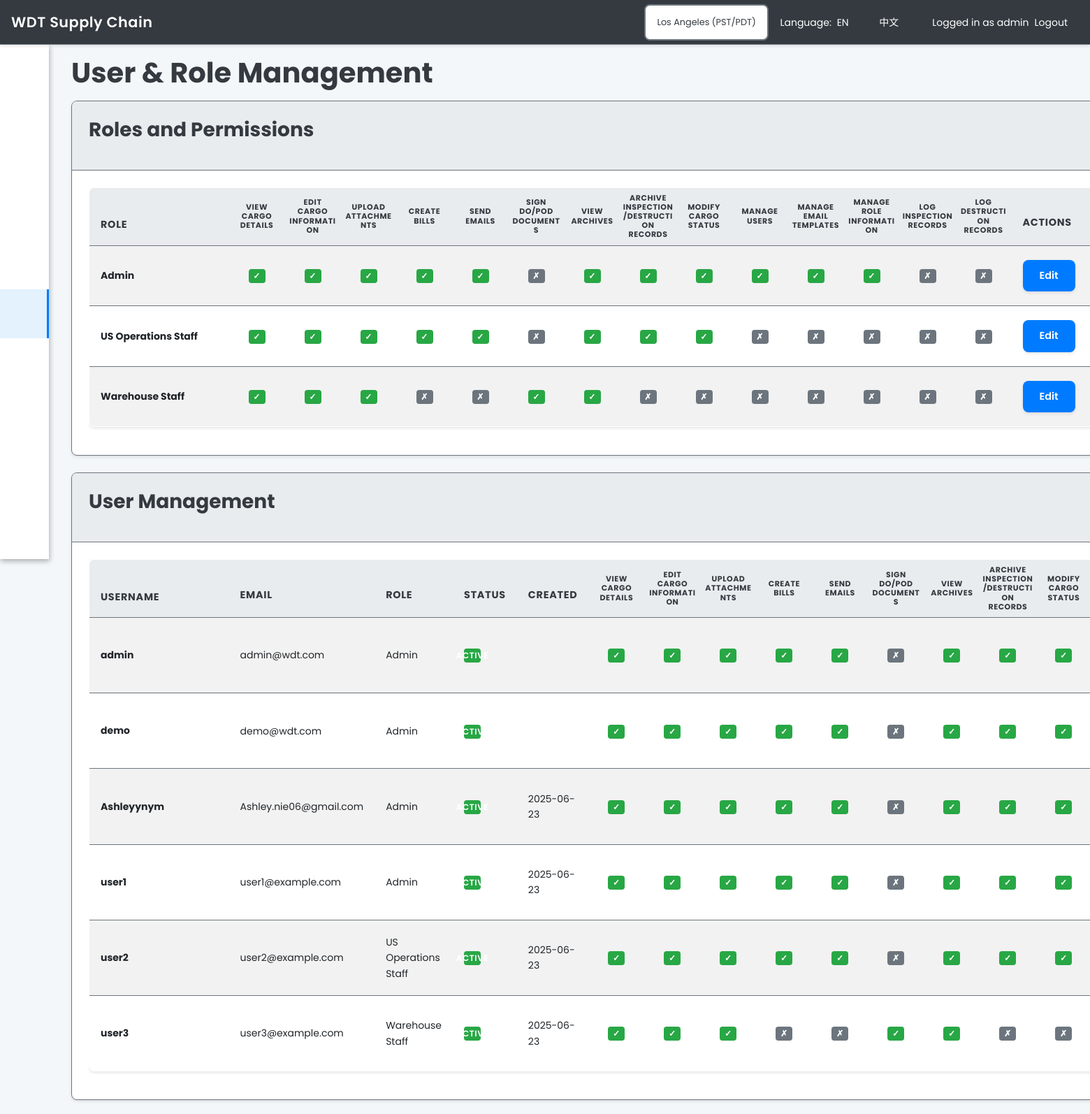
Screenshot of /users/user-management (signed in) with the database file from the repository.
### models_new.py (models this page shows, shortened)
class User(UserMixin, db.Model):
    __tablename__ = "user"
    id             = db.Column(db.Integer, primary_key=True)
    username       = db.Column(db.String(64), unique=True, nullable=False)
    email          = db.Column(db.String(120), unique=True, nullable=False)
    password_hash  = db.Column(db.String(128), nullable=False)
    role_id        = db.Column(db.Integer, db.ForeignKey('role.id'))
    created_at     = db.Column(db.DateTime, default=datetime.utcnow)
    is_active      = db.Column(db.Boolean, default=True)
    assigned_cargos = db.relationship(
        'Cargo',
        secondary=responsible_association,
        back_populates='responsibles'
    )
    user_overrides = db.relationship('UserOverride', backref='user', lazy='dynamic')
    def has_permission(self, permission):
        if self.role and self.role.has_permission(permission):
            return True
        override = self.user_overrides.join(Feature).filter_by(key=permission).first()
        if override:
            return override.granted
        return False

class Role(db.Model):
    __tablename__ = "role"
    id          = db.Column(db.Integer, primary_key=True)
    name        = db.Column(db.String(64), unique=True, nullable=False)
    description = db.Column(db.String(200))
    permissions = db.Column(db.Text)  # JSON string of permissions
    features = db.relationship('Feature', secondary='role_features', backref='roles')
    users    = db.relationship('User', backref='role', lazy=True)
    def has_permission(self, permission):
        if not self.permissions:
            return False
        try:
            perms = json.loads(self.permissions)
            return permission in perms
        except Exception:
            return False

### routes/users.py (the view)
@bp.route('/user-management')
@login_required
def user_management():
    if not current_user.has_permission('manage_users'):
        flash(_('You do not have permission to access this page.'), 'error')
        return redirect(url_for('dashboard.dashboard_home'))
    roles = Role.query.all()
    users = User.query.all()
    from models import PERMISSIONS
    all_permissions = list(PERMISSIONS.keys())
    return render_template('user_management.html',
                         roles=roles,
                         users=users,
                         all_permissions=all_permissions,
                         permissions=PERMISSIONS)

### templates/user_management.html (shortened to what this page needs)
{% extends "layout.html" %}
{% block content %}
<h1>{{ _('User & Role Management') }}</h1>
<div class="card mb-4">
    <div class="card-header">
        <h3>{{ _('Roles and Permissions') }}</h3>
    </div>
    <div class="card-body">
        <div class="table-responsive">
            <table class="table table-bordered table-striped">
                <thead>
                    <tr>
                        <th>{{ _('Role') }}</th>
                        {% for permission in all_permissions %}
                        <th class="text-center">{{ permissions[permission] }}</th>
                        {% endfor %}
                        <th>{{ _('Actions') }}</th>
                    </tr>
                </thead>
                <tbody>
                    {% for role in roles %}
                    <tr>
                        <td><strong>{{ role.name }}</strong></td>
                        {% for permission in all_permissions %}
                        <td class="text-center">
                            {% set role_permissions = role.permissions|from_json if role.permissions else [] %}
                            {% if permission in role_permissions %}
                            <span class="badge bg-success">✓</span>
                            {% else %}
                            <span class="badge bg-secondary">✗</span>
                            {% endif %}
                        </td>
                        {% endfor %}
                        <td>
                            <button class="btn btn-sm btn-primary" onclick="editRolePermissions({{ role.id }}, '{{ role.name }}', {{ role.permissions|from_json if role.permissions else '[]' }})">
                                {{ _('Edit') }}
                            </button>
                        </td>
                    </tr>
                    {% endfor %}
                </tbody>
            </table>
        </div>
    </div>
</div>
<div class="card">
    <div class="card-header">
        <h3>{{ _('User Management') }}</h3>
    </div>
    <div class="card-body">
        <div class="table-responsive">
            <table class="table table-bordered table-striped">
                <thead>
                    <tr>
                        <th>{{ _('Username') }}</th>
                        <th>{{ _('Email') }}</th>
                        <th>{{ _('Role') }}</th>
                        <th>{{ _('Status') }}</th>
                        <th>{{ _('Created') }}</th>
                        {% for permission in all_permissions %}
                        <th class="text-center">{{ permissions[permission] }}</th>
                        {% endfor %}
                    </tr>
                </thead>
                <tbody>
                    {% for user in users %}
                    <tr>
                        <td><strong>{{ user.username }}</strong></td>
                        <td>{{ user.email }}</td>
                        <td>{{ user.role.name if user.role else 'No Role' }}</td>
                        <td>
                            {% if user.is_active %}
                            <span class="badge bg-success">{{ _('Active') }}</span>
                            {% else %}
                            <span class="badge bg-danger">{{ _('Inactive') }}</span>
                            {% endif %}
                        </td>
                        <td>{{ user.created_at.strftime('%Y-%m-%d') if user.created_at else '' }}</td>
                        {% for permission in all_permissions %}
                        <td class="text-center">
                            {% if user.has_permission(permission) %}
                            <span class="badge bg-success">✓</span>
                            {% else %}
                            <span class="badge bg-secondary">✗</span>
                            {% endif %}
                        </td>
                        {% endfor %}
                    </tr>
                    {% endfor %}
                </tbody>
            </table>
        </div>
    </div>
</div>
{% endblock %}

### templates/layout.html (shortened to what this page needs)
<!DOCTYPE html>
<html lang="en">
<head>
    <link href="https://cdn.jsdelivr.net/npm/bootstrap@5.3.0/dist/css/bootstrap.min.css" rel="stylesheet">
    <link rel="stylesheet" href="https://cdnjs.cloudflare.com/ajax/libs/font-awesome/6.0.0/css/all.min.css">
    <link rel="stylesheet" href="https://cdnjs.cloudflare.com/ajax/libs/simple-line-icons/2.5.5/css/simple-line-icons.min.css">
    <link rel="stylesheet" href="{{ url_for('static', filename='css/style.css') }}">
    <link rel="stylesheet" href="{{ url_for('static', filename='css/quantum_able.css') }}">
</head>
<body class="sidebar-mini fixed{% if request.cookies.get('sidebarState', 'collapsed') == 'collapsed' %} sidebar-collapse{% endif %}" id="main-body">
    <nav class="navbar navbar-dark" style="position: fixed; top: 0; left: 0; right: 0; width: 100vw; height: 64px; z-index: 1050; background: #343A40; border-bottom: 1px solid #e0e0e0; box-shadow: 0 2px 4px rgba(0,0,0,0.1);">
        <div class="navbar-left-group" style="position: absolute; top: 0; left: 0; height: 64px; display: flex; align-items: center; z-index: 2;">
            <button type="button" class="company-name-btn btn btn-link" onclick="window.location.href='{{ url_for('dashboard.dashboard_home') }}'" style="color: #fff; font-weight: 600; font-size: 1.3rem; letter-spacing: 0.5px; text-shadow: 0 1px 2px rgba(0,0,0,0.1); font-family: 'Poppins', sans-serif; margin: 0; padding: 0 1rem; height: 64px; display: flex; align-items: center; white-space: nowrap; overflow: hidden; text-overflow: ellipsis; cursor: pointer; background: none; border: none;">{{ _('WDT Supply Chain') }}</button>
        </div>
        <div class="navbar-right-group" style="position: absolute; top: 0; right: 0; height: 64px; display: flex; align-items: center;">
            <div class="nav-item dropdown me-3" style="margin: 0 0.5rem 0 0;">
                <select class="form-select form-select-sm" id="globalTimezoneSelect" onchange="changeGlobalTimezone()" style="font-size: 0.8rem; width: auto; min-width: 150px;">
                    <option value="America/Los_Angeles" {% if session.get('timezone', 'America/Los_Angeles') == 'America/Los_Angeles' %}selected{% endif %}>Los Angeles (PST/PDT)</option>
                </select>
            </div>
            <div class="nav-item dropdown me-3" style="margin: 0 0.5rem 0 0;">
                <span class="navbar-text me-1" style="color: #fff;">{{ _('Language:') }}</span>
                <a class="nav-link d-inline" href="{{ url_for('set_locale', lang_code='en') }}" style="color: #fff;">EN</a> |
                <a class="nav-link d-inline" href="{{ url_for('set_locale', lang_code='zh') }}" style="color: #fff;">中文</a>
            </div>
            {% if current_user.is_authenticated %}
                <span class="navbar-text me-2" style="color: #fff;">{{ _('Logged in as') }} {{ current_user.username }}</span>
                <a class="nav-link" href="{{ url_for('users.logout') }}" style="color: #fff;">{{ _('Logout') }}</a>
            {% else %}
                <a class="nav-link" href="{{ url_for('users.login') }}" style="color: #fff;">{{ _('Login') }}</a>
            {% endif %}
        </div>
    </nav>
    <div class="d-flex">
        {% if current_user.is_authenticated %}
        <aside class="main-sidebar hidden-print">
            <section class="sidebar" id="sidebar-scroll">
                <ul class="sidebar-menu">
                    <li class="treeview {% if request.endpoint == 'dashboard.dashboard_home' %}active{% endif %}">
                        <a class="waves-effect waves-dark" href="{{ url_for('dashboard.dashboard_home') }}" data-title="Dashboard">
                            <i class="icon-home"></i><span>{{ _('Dashboard') }}</span>
                        </a>
                    </li>
                    <li class="treeview {% if request.endpoint and 'cargo' in request.endpoint %}active{% endif %}">
                        <a class="waves-effect waves-dark" href="{{ url_for('cargo.cargo_list') }}" data-title="Cargo Management">
                            <i class="icon-briefcase"></i><span>{{ _('Cargo Management') }}</span>
                        </a>
                    </li>
                    <li class="treeview {% if request.endpoint and 'bills' in request.endpoint %}active{% endif %}">
                        <a class="waves-effect waves-dark" href="{{ url_for('bills.bills_list') }}" data-title="Bills">
                            <i class="icon-list"></i><span>{{ _('Billing') }}</span>
                        </a>
                    </li>
                    <li class="treeview {% if request.endpoint and 'attachments' in request.endpoint %}active{% endif %}">
                        <a class="waves-effect waves-dark" href="{{ url_for('attachments.attachments_list') }}" data-title="Attachments">
                            <i class="icon-docs"></i><span>{{ _('Documents') }}</span>
                        </a>
                    </li>
                    {% if current_user.has_permission('send_emails') %}
                    <li class="treeview {% if request.endpoint and 'email_center' in request.endpoint %}active{% endif %}">
                        <a class="waves-effect waves-dark" href="{{ url_for('email_center.email_center') }}" data-title="Email Center">
                            <i class="icon-envelope"></i><span>{{ _('Email Center') }}</span>
                        </a>
                    </li>
                    {% endif %}
                    {% if current_user.has_permission('manage_users') %}
                    <li class="treeview {% if request.endpoint and 'users' in request.endpoint %}active{% endif %}">
                        <a class="waves-effect waves-dark" href="{{ url_for('users.user_management') }}" data-title="User & Role Mgmt">
                            <i class="icon-people"></i><span>{{ _('User & Role Mgmt') }}</span>
                        </a>
                    </li>
                    {% endif %}
                </ul>
            </section>
        </aside>
        <div id="content-wrapper" class="flex-grow-1">
        {% else %}
        <div id="content-wrapper" class="flex-grow-1" style="margin-left: 0;">
        {% endif %}
            <main role="main" class="container-fluid">
                {% block content %}{% endblock %}
            </main>
        </div>
    </div>
</body>
</html>

### rows the page displays
User: username "admin", email "admin@wdt.com", role "Admin"
Role: name "Admin"
Role: name "US Operations Staff"
Role: name "Warehouse Staff"
User: username "demo", email "demo@wdt.com", role "Admin"
User: username "Ashleyynym", email "Ashley.nie06@gmail.com", role "Admin", created_at "2025-06-23"
User: username "user1", email "user1@example.com", role "Admin", created_at "2025-06-23"
User: username "user2", email "user2@example.com", role "US Operations Staff", created_at "2025-06-23"
User: username "user3", email "user3@example.com", role "Warehouse Staff", created_at "2025-06-23"

### other values shown
{{ permissions[permission] }} "VIEW CARGO DETAILS" "EDIT CARGO INFORMATION" "UPLOAD ATTACHMENTS" "CREATE BILLS" "SEND EMAILS" "SIGN DO/POD DOCUMENTS" "VIEW ARCHIVES" "ARCHIVE INSPECTION/DESTRUCTION RECORDS" "MODIFY CARGO STATUS" "MANAGE USERS" "MANAGE EMAIL TEMPLATES" "MANAGE ROLE INFORMATION" "LOG INSPECTION RECORDS" "LOG DESTRUCTION RECORDS"
{{ permissions[permission] }} "VIEW CARGO DETAILS" "EDIT CARGO INFORMATION" "UPLOAD ATTACHMENTS" "CREATE BILLS" "SEND EMAILS" "SIGN DO/POD DOCUMENTS" "VIEW ARCHIVES" "ARCHIVE INSPECTION/DESTRUCTION RECORDS" "MODIFY CARGO STATUS"
